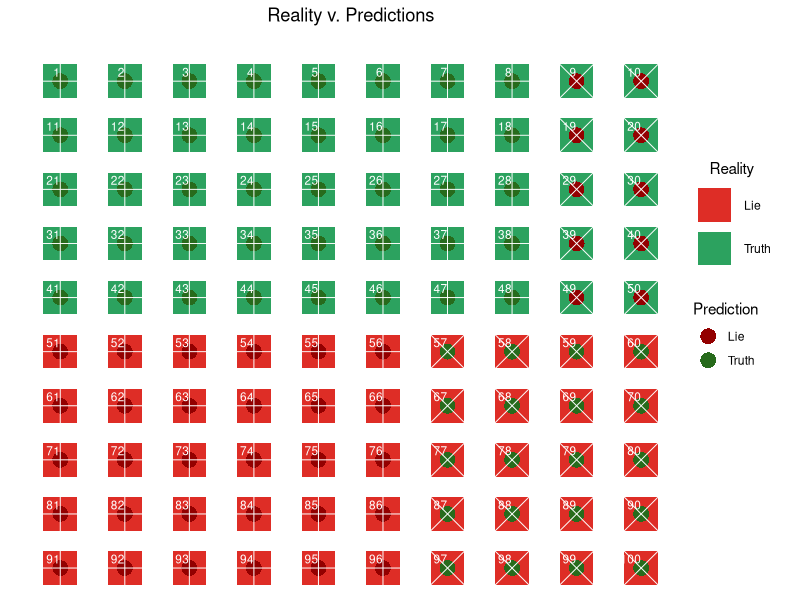
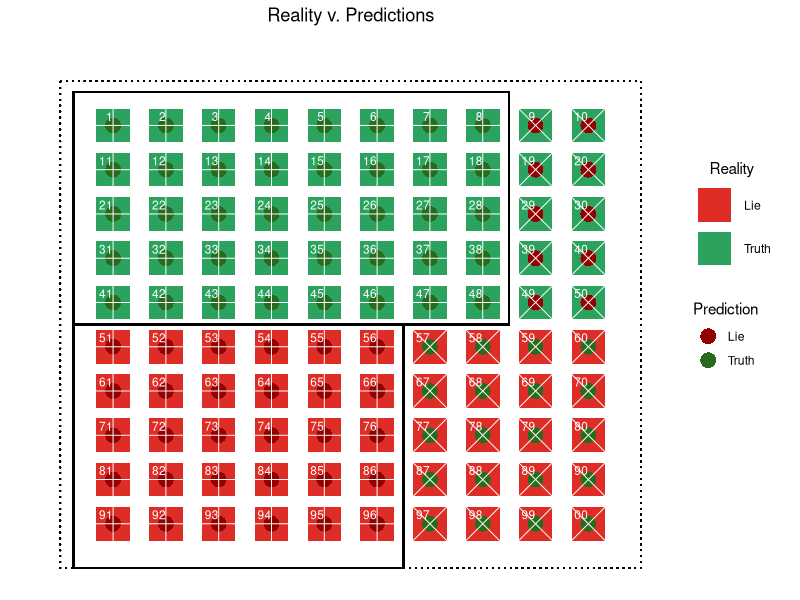
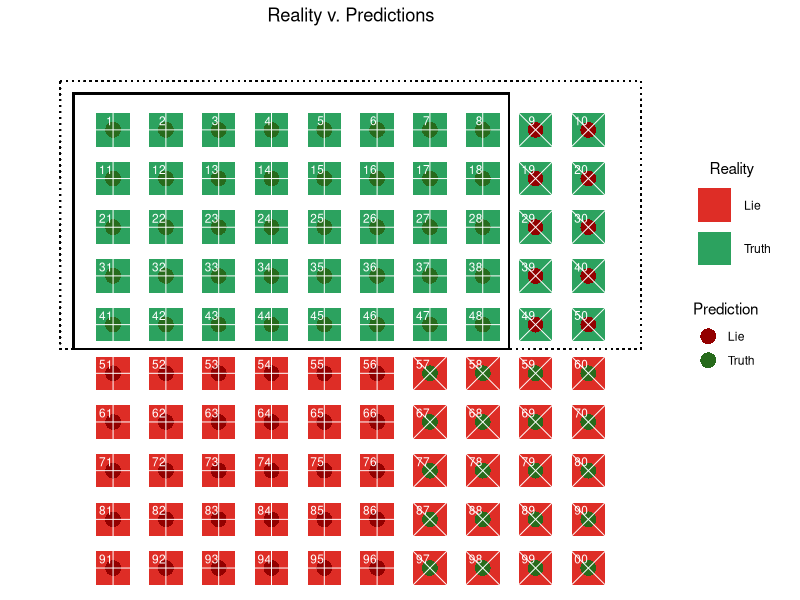
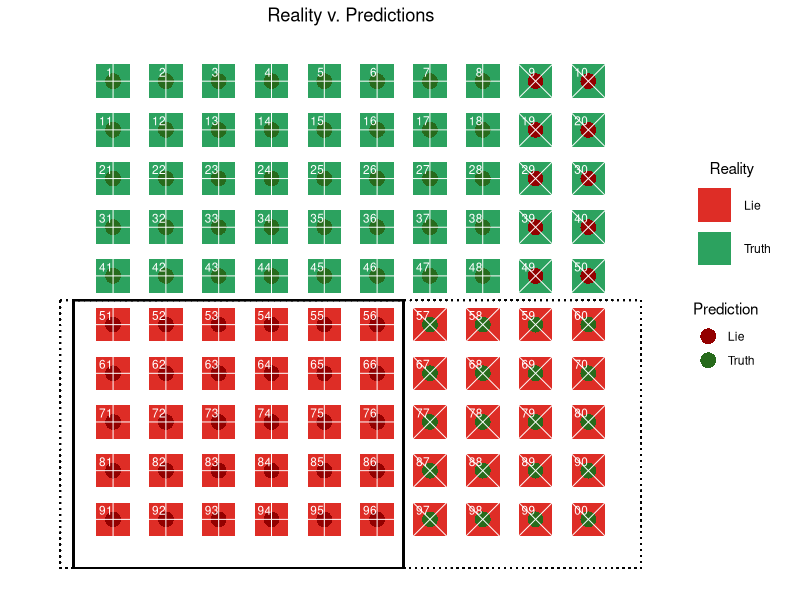
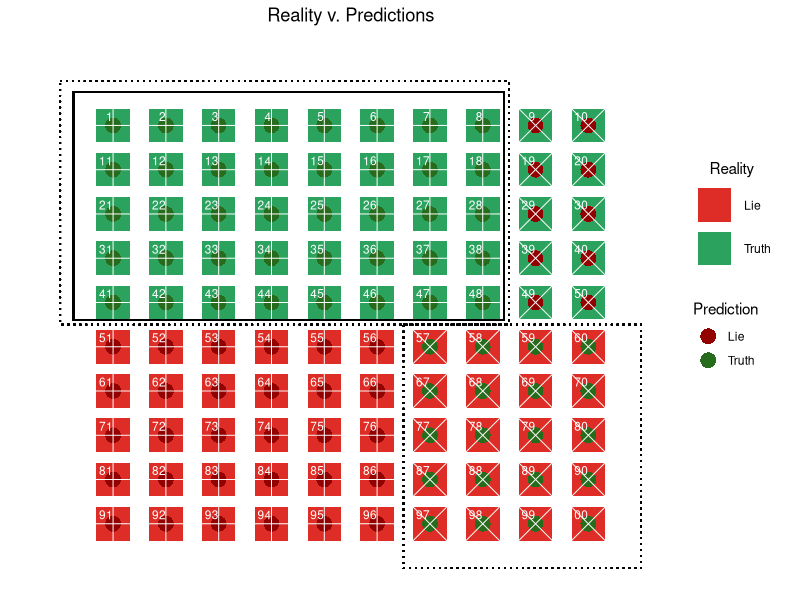
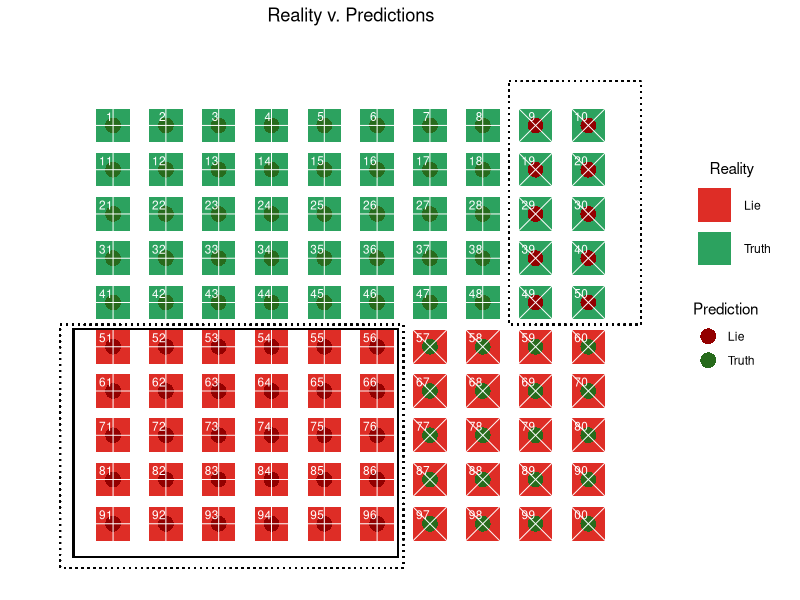

Generate these figures, in order, with R:
## ---- chunk 1
# before knitting: message = FALSE, warning = FALSE
library(tidyverse) # cleaning and visualization
library(ggthemes) # visualization

## ---- chunk 2
# make matrix of the right shape
example <-
  matrix(ncol = 4,
         nrow = 10 * 10)

# name columns
colnames(example) <- c("x_cord", "y_cord", "Reality", "Prediction")

# convert to data frame
example <- data.frame(example)

# fill in values
counter = 0
for (y in 1:10){
  for (x in 1:10) {
    counter = counter + 1
    example[counter, 1] <- x
    example[counter, 2] <- y
    if (y <= 5) {
      if (x <= 8) {
        example[counter, 3:4] <- c("Truth", "Truth")
      } else if (x > 8) {
        example[counter, 3:4] <- c("Truth", "Lie")
      }
    } else if (y > 5) {
      if (x <= 6) {
        example[counter, 3:4] <- c("Lie", "Lie")
      } else if (x > 6) {
        example[counter, 3:4] <- c("Lie", "Truth")
      }
    }
  }
}

# make variable to denote correct and incorrect responses
example <-
  example %>%
  mutate(correct = case_when(Reality == Prediction ~ "Correct",
                             Reality != Prediction ~ "Incorrect"))

# print resulting df (turned off for knitting)
# example
## ---- chunk 3
# make plot
pred_plot <-
ggplot(data = example,
       aes(x = x_cord,
           y = y_cord)) +
  geom_point(aes(color = Reality),
             shape = 15, # full square
             size = 11) +
  scale_color_manual(values = c("#de2d26", "#2ca25f")) + # set custom color colors 
  geom_point(aes(fill = Prediction),
             shape = 21, # outlined circle
             color = "transparent",
             size = 5) +
  scale_fill_manual(values = c("#930000", "#276b1c")) + # set custom fill colors
  geom_point(aes(shape = correct),
             size = 11,
             color = "white",
             position = position_nudge(x = 0, y = -0)) + # x = 0.1, y = -0.2
  scale_shape_manual(values = c(3, 4)) + # set custom shape shapes
  geom_text(aes(label = 1:100),
            size = 3,
            hjust = 1,
            vjust = -0.5,
            color = "white") +
  labs(title = "Reality v. Predictions",
       y = "",
       x = "") +
  scale_y_continuous(breaks = seq(from = 10, to = 0, by = -1),
                     trans = "reverse") +
  scale_x_continuous(breaks = seq(from = 0, to = 10, by = 1),
                     position = "top") +
  guides(color = guide_legend(order = 1),
         fill = guide_legend(order = 2),
         shape = guide_legend(order = 3,
                              title = NULL,
                              label = FALSE)) +
  theme(plot.title = element_text(hjust = 0.5),
        panel.grid.major = element_blank(),
        panel.grid.minor = element_blank(),
        panel.border = element_blank(),
        panel.background = element_blank(),
        axis.text.x=element_blank(),
        axis.ticks.x=element_blank(),
        axis.text.y=element_blank(),
        axis.ticks.y=element_blank(),
        legend.key = element_rect(color = "transparent", fill = "transparent"),
        legend.position = "right",
        legend.title.align = 0.5,
        legend.box.margin=margin(t = 0, b = 0, r = 10, l = 0))

# print plot (with overall accuracy highlighted)
pred_plot

## ---- chunk 4
# print plot (with overall accuracy highlighted)
pred_plot +
  geom_rect(aes(xmin = 0,
                xmax = 11,
                ymin = 0,
                ymax = 11),
            fill = "transparent",
            color = "black",
            linetype = "dotted") +
  geom_rect(aes(xmin = 0.25,
                xmax = 8.5,
                ymin = 0.25,
                ymax = 5.5),
            fill = "transparent",
            color = "black",
            linetype = "solid") +
  geom_rect(aes(xmin = 0.25,
                xmax = 6.5,
                ymin = 5.5,
                ymax = 11),
            fill = "transparent",
            color = "black",
            linetype = "solid")

## ---- chunk 5
pred_plot +
  geom_rect(aes(xmin = 0,
                xmax = 11,
                ymin = 0,
                ymax = 5.5),
            fill = "transparent",
            color = "black",
            linetype = "dotted") +
  geom_rect(aes(xmin = 0.25,
                xmax = 8.5,
                ymin = 0.25,
                ymax = 5.5),
            fill = "transparent",
            color = "black",
            linetype = "solid")
## ---- chunk 6
pred_plot +
  geom_rect(aes(xmin = 0,
                xmax = 11,
                ymin = 5.5,
                ymax = 11),
            fill = "transparent",
            color = "black",
            linetype = "dotted") +
  geom_rect(aes(xmin = 0.25,
                xmax = 6.5,
                ymin = 5.5,
                ymax = 11),
            fill = "transparent",
            color = "black",
            linetype = "solid")
## ---- chunk 7
pred_plot +
  geom_rect(aes(xmin = 0,
                xmax = 8.5,
                ymin = 0,
                ymax = 5.5),
            fill = "transparent",
            color = "black",
            linetype = "dotted") +
  geom_rect(aes(xmin = 6.5,
                xmax = 11,
                ymin = 5.5,
                ymax = 11),
            fill = "transparent",
            color = "black",
            linetype = "dotted") +
  geom_rect(aes(xmin = 0.25,
                xmax = 8.4,
                ymin = 0.25,
                ymax = 5.4),
            fill = "transparent",
            color = "black",
            linetype = "solid")
## ---- chunk 8
pred_plot +
  geom_rect(aes(xmin = 8.5,
                xmax = 11,
                ymin = 0,
                ymax = 5.5),
            fill = "transparent",
            color = "black",
            linetype = "dotted") +
  geom_rect(aes(xmin = 0,
                xmax = 6.5,
                ymin = 5.5,
                ymax = 11),
            fill = "transparent",
            color = "black",
            linetype = "dotted") +
  geom_rect(aes(xmin = 0.25,
                xmax = 6.4,
                ymin = 5.6,
                ymax = 10.75),
            fill = "transparent",
            color = "black",
            linetype = "solid")
